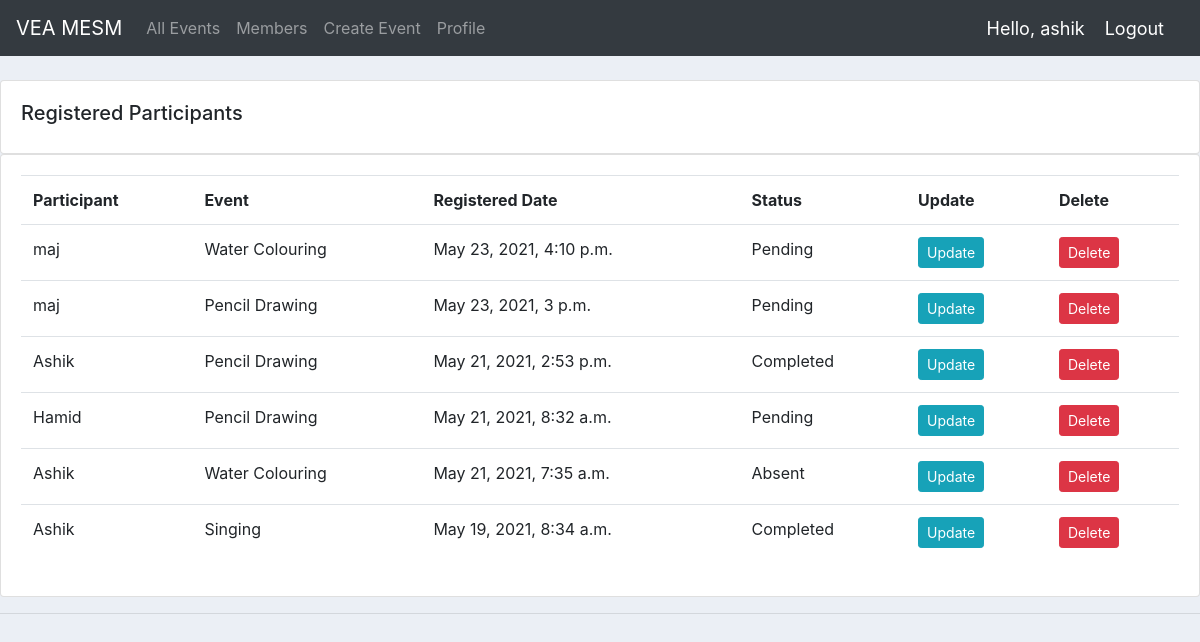
The page /event_member/ (signed in) on the database its author committed.
### accounts/models.py (models this page shows, shortened)
class Event_Member(models.Model):
    STATUS = (
        ('Pending', 'Pending'),
        ('Completed', 'Completed'),
        ('Absent', 'Absent'),
    )
    participant = models.ForeignKey(Participant, null=True, on_delete=models.CASCADE)
    event = models.ForeignKey(Event, null=True, on_delete=models.CASCADE)
    date_created = models.DateTimeField(auto_now_add=True, null=True)
    status = models.CharField(max_length=200, null=True, choices=STATUS)

class Participant(models.Model):
    user = models.OneToOneField(User, null=True, on_delete=models.CASCADE)
    name = models.CharField(max_length=200, null=True)
    phone = models.CharField(max_length=200, null=True)
    email = models.CharField(max_length=200, null=True)
    date_created = models.DateTimeField(auto_now_add=True, null=True)
    def __str__(self):
        return self.name

class Event(models.Model):
    STATUS = (
        ('Ongoing', 'Ongoing'),
        ('Completed', 'Completed'),
        ('Upcoming', 'Upcoming'),
    )
    name = models.CharField(max_length=200, null=True)
    location = models.CharField(max_length=200, null=True)
    status = models.CharField(max_length=200, null=True, choices=STATUS)
    description = models.CharField(max_length=200, null=True, blank=True)
    date = models.DateTimeField(blank=True, null=True)
    def __str__(self):
        return self.name

### accounts/views.py (the view)
# urls.py: path('event_member/', views.event_member, name='event_member'),
@login_required(login_url='login')
def event_member(request):
    event_member = Event_Member.objects.all().order_by('-date_created')
    return render(request, 'accounts/profile1.html', {'event_member': event_member})

### accounts/templates/accounts/profile1.html (shortened to what this page needs)
{% extends 'accounts/main.html' %}
{% block content %}
    		<br>
		<div class="row">
			<div class="col-md">
				<div class="card card-body">
					<h5>Registered Participants</h5>
				</div>
				<div class="card card-body">
					<table class="table">
						<tr>
							<th>Participant</th>
							<th>Event</th>
							<th>Registered Date</th>
							<th>Status</th>
							<th>Update</th>
							<th>Delete</th>
						</tr>
						{% for event_member in event_member %}
				<tr>
					<td>{{event_member.participant}}</td>
					<td>{{event_member.event}}</td>
					<td>{{event_member.date_created}}</td>
					<td>{{event_member.status}}</td>
					<td><a class="btn btn-sm btn-info" href="{% url 'update_event_member' event_member.id %}">Update</a> </td>
					<td><a class="btn btn-sm btn-danger" href="{% url 'delete_event_member' event_member.id %}">Delete</a> </td>
				</tr>
				{% endfor %}
					</table>
				</div>
			</div>
		</div>
{% endblock %}

### accounts/templates/accounts/navbar.html (shortened to what this page needs)
{% load static %}
<nav class="navbar navbar-expand-lg navbar-dark bg-dark">
  <a class="navbar-brand" href="{% url 'home' %}">VEA MESM</a>
  <div class="collapse navbar-collapse" id="navbarNav">
    <ul class="navbar-nav">
      {% if request.user.is_staff %}
      <li class="nav-item active">
        <a class="nav-link" href="{% url 'home' %}">Dashboard</a>
      </li>
      <li class="nav-item">
        <a class="nav-link" href="{% url 'participants' %}">Members</a>
      </li>
      <li class="nav-item">
        <a class="nav-link" href="{% url 'events' %}">All Events</a>
      </li>
      <li class="nav-item">
        <a class="nav-link" href="{% url 'event_member' %}">Registrations</a>
      </li>
      {% else %}
      <li class="nav-item">
        <a class="nav-link" href="{% url 'eventss' %}">All Events</a>
      </li>
      <li class="nav-item">
        <a class="nav-link" href="{% url 'participantss' %}">Members</a>
      </li>
      <li class="nav-item">
        <a class="nav-link" href="{% url 'index' %}">Create Event</a>
      </li>
       <li class="nav-item">
        <a class="nav-link" href="{% url 'account' %}">Profile</a>
      </li>
      {% endif %}
    </ul>
  </div>
  <span class="hello-msg">Hello, {{request.user}}</span>
  <span ><a  class="hello-msg" href="{% url 'logout' %}">Logout</a></span>
</nav>

### static/css/main.css (style rules this page uses)
body { background-color: #ebeff5; }

### accounts/templates/accounts/navbar.html (style rules this page uses)
.hello-msg { font-size: 18px; color: #fff; margin-right: 20px; }

### rows shown on the page
Event_Member: participant "maj", event "Water Colouring", date_created "May 23, 2021, 4:10 p.m.", status "Pending"
Event_Member: participant "maj", event "Pencil Drawing", date_created "May 23, 2021, 3 p.m.", status "Pending"
Event_Member: participant "Ashik", event "Pencil Drawing", date_created "May 21, 2021, 2:53 p.m.", status "Completed"
Event_Member: participant "Hamid", event "Pencil Drawing", date_created "May 21, 2021, 8:32 a.m.", status "Pending"
Event_Member: participant "Ashik", event "Water Colouring", date_created "May 21, 2021, 7:35 a.m.", status "Absent"
Event_Member: participant "Ashik", event "Singing", date_created "May 19, 2021, 8:34 a.m.", status "Completed"

### other values the page prints
{{ request.user }} "ashik"
